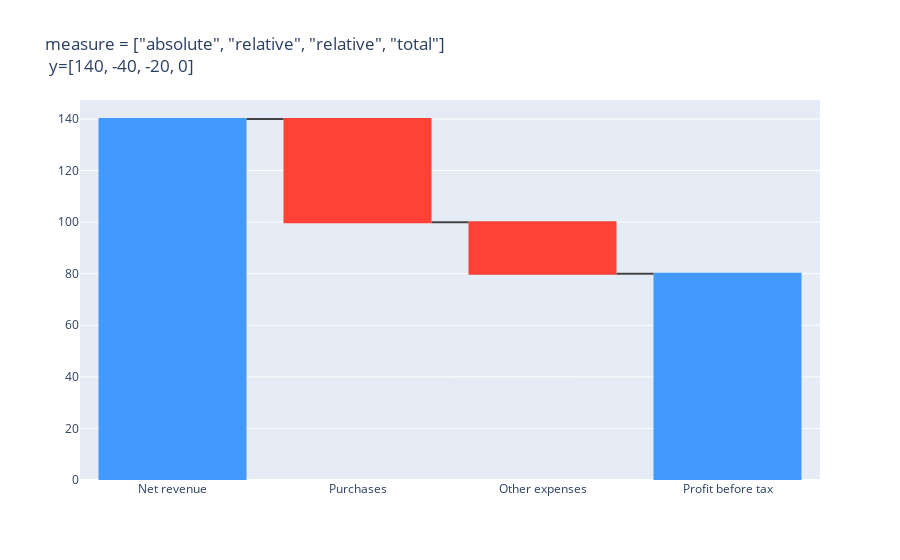

This figure's notebook cell:
### Markdown cell above
Notice the bars are automatically colored based on `y` values and the `measure` values. The `measure` default is `relative`, and having an `absolute` item would be just for instances in which you want to reset the aggregation or if you want to start with a number. 

### Here's an example of using `absolute` to walk from "Net revenue" to "Profit before tax":

### Code cell
fig = go.Figure(go.Waterfall(
    measure = ["absolute", "relative", "relative", "total"],
    x = ["Net revenue", "Purchases", "Other expenses", "Profit before tax"],
    y = [140, -40, -20, 0],
))

fig.update_layout(title='measure = ["absolute", "relative", "relative", "total"] <br> y=[140, -40, -20, 0]')
fig.show()

### Figure 1 — Plotly figure (JSON) as saved in the notebook; plotly's stock layout.template omitted (floating-point values rounded to 4 significant figures)
{"data": [{"measure": ["absolute", "relative", "relative", "total"], "type": "waterfall", "x": ["Net revenue", "Purchases", "Other expenses", "Profit before tax"], "y": [140, -40, -20, 0]}], "layout": {"title": {"text": "measure = [\"absolute\", \"relative\", \"relative\", \"total\"] <br> y=[140, -40, -20, 0]"}}}
